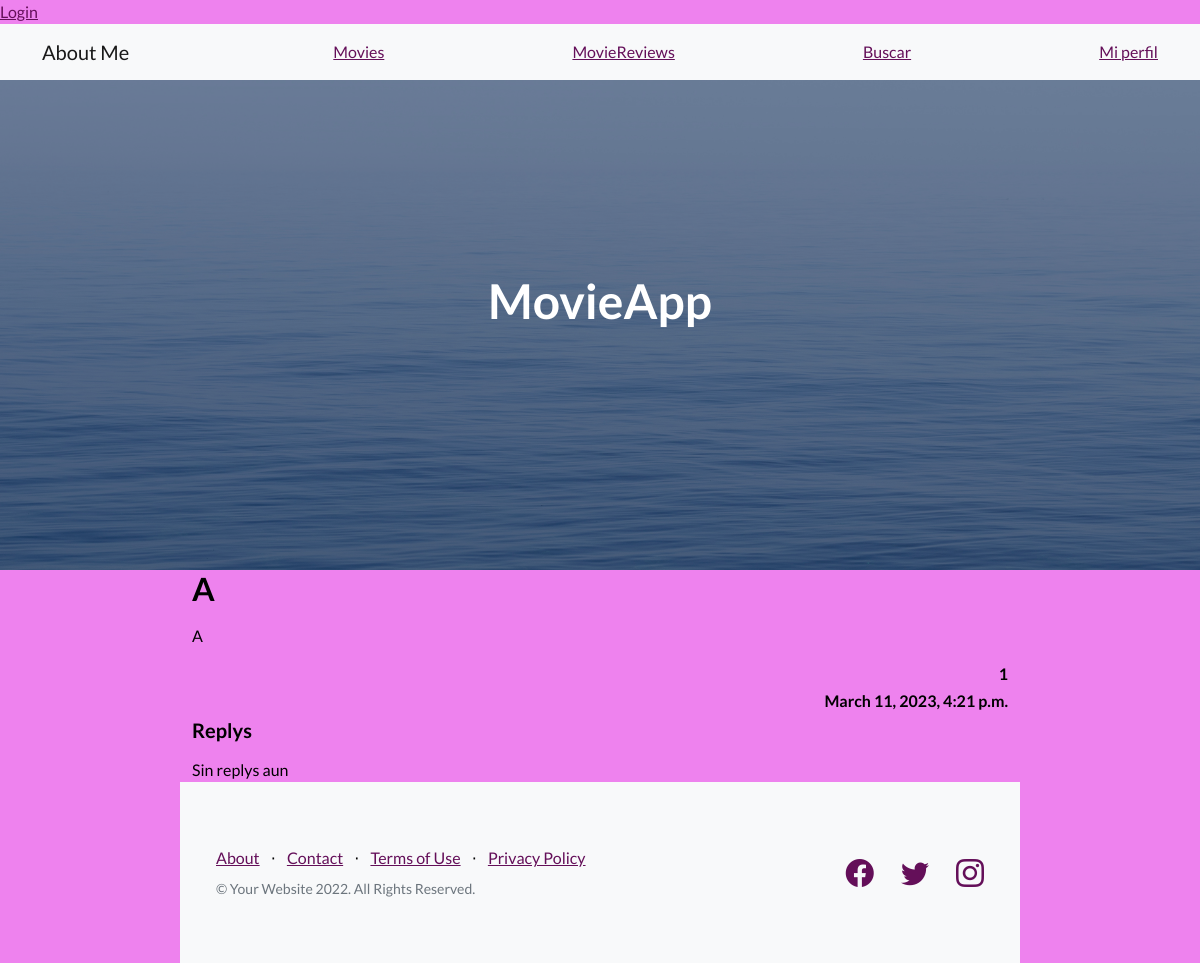
Page /detail_reviews/1 on the committed database.
### AppCoder/models.py (models this page shows)
class Review(models.Model):
    title =  models.CharField(max_length=40)
    text = models.CharField(max_length=200)
    user =models.CharField(max_length=200)
    date = models.DateTimeField(auto_now_add=True)
    stars = models.IntegerField()

### AppCoder/views.py (the view, shortened to what this page needs)
# urls.py: path('detail_reviews/<pk>', views.detail_reviews, name='detail_reviews'),
def detail_reviews(request, pk):
    review = Review.objects.get(id=pk)
    newReview = AddReview()
    all_reviews = Review.objects.filter(id=review.id)
    rev = len(all_reviews) > 0
    rev_context = {'all': all_reviews, 'rev': rev}
    context= {'review': review, 'req': str(request.user),
              'replys':rev_context,
              'AddReview':AddReview}
    return render(request, 'revdetail.html', context)

### AppCoder/templates/revdetail.html (shortened to what this page needs)
{% extends 'index.html'%}  {% block main_content %}
<div class="row justify-content-center" style="width: 70%; margin: auto">
  <article style="margin-bottom: 3rem col-md-12 col-sm-12">
    <h2>{{review.title}}</h2>
    <p class="mt-3">{{review.text | safe}}</p>
    <h6 class="text-end"> {{review.user}}</h6>
    <h6 class="text-end"> {{review.date}}</h6>
  </article>
  <section class="col-md-12">
    <h5 class="mb-3">Replys</h5>
    {% if reply.rev %}
    <ul class="p-0">
      {% for reply in replys.all %}
      <li>
        <article class="mt-3">
          <span
            class="gradient rounded px-2"
            style="font-size: 1.2rem; margin-top: 1rem"
            >{{reply.username}}</span
          >
          <p class="comment-bg rounded my-1">{{reply.reply}}</p>
          {% if user.is_authenticated and req == reply.username.username %}
          <a
            href="{% url 'delete_reply' reply.id %}"
            class="btn btn-danger py-1 my-1"
            style="font-size: 0.8rem"
            >Delete</a
          >
          {% endif %}
        </article>
        <p class="text-muted" style="font-size: 12px">{{reply.date}}</p>
      </li>
      {% endfor %}
    </ul>
    {% else %}
    <span class="mb-3">Sin replys aun</span>
    {% endif %}
  </section>
  {% endblock %}

### rows in the picture
Review: title "A", text "A", user "1", date "March 11, 2023, 4:21 p.m."
